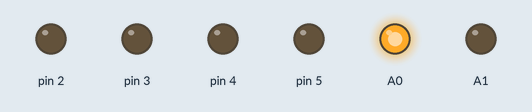
Recording of a sketch running on a simulated Arduino Uno, built with avr-gcc and run on an emulated ATmega328P. Shown: output pins drawn as LEDs (lit = HIGH).

Above: at 1.0 s.
At 3.0 s:
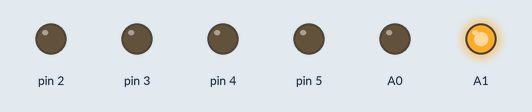
At 5.0 s:
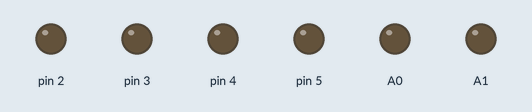
At 7.0 s:
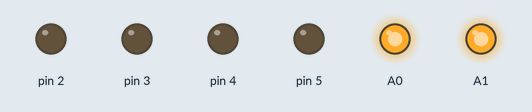
Timing chart, 0 to 10.4 s (numbered marks = the images above):
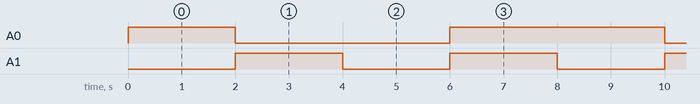

Measured:
- by itself, A0: repeats every 8.0 s: LOW 4.0 s, HIGH 4.0 s
- by itself, A1: alternates HIGH for 2.0 s and LOW for 2.0 s
- by itself, everything shown: repeats every 8.0 s, in 4 steps

The sketch:

LEDkubus_2x2x2_test1.ino
```cpp
// LED-kubus 2x2x2
// Testbestandje #1

void setup() {
pinMode(2, OUTPUT);
pinMode(3, OUTPUT);
pinMode(4, OUTPUT);
pinMode(5, OUTPUT);
pinMode(A1, OUTPUT);
pinMode(A0, OUTPUT);
}

void loop() {
// onderste rij
digitalWrite(A0, HIGH);
digitalWrite(A1, LOW);

// LOW -> aan, HIGH -> uit
digitalWrite(2, LOW);
digitalWrite(3, LOW);
digitalWrite(4, LOW);
digitalWrite(5, LOW);

delay(2000); // 2 seconden

// bovenste rij
digitalWrite(A0, LOW);
digitalWrite(A1, HIGH);

// LOW -> aan, HIGH -> uit
digitalWrite(2, LOW);
digitalWrite(3, LOW);
digitalWrite(4, LOW);
digitalWrite(5, LOW);

delay(2000); // 2 seconden wachten

// beide rijen uit
digitalWrite(A0, LOW);
digitalWrite(A1, LOW);

// LOW -> aan, HIGH -> uit
digitalWrite(2, LOW);
digitalWrite(3, LOW);
digitalWrite(4, LOW);
digitalWrite(5, LOW);

delay(2000); // 2 seconden wachten

// beide rijen aan
digitalWrite(A0, HIGH);
digitalWrite(A1, HIGH);

// LOW -> aan, HIGH -> uit
digitalWrite(2, LOW);
digitalWrite(3, LOW);
digitalWrite(4, LOW);
digitalWrite(5, LOW);

delay(2000); // 2 seconden wachten
}
```
